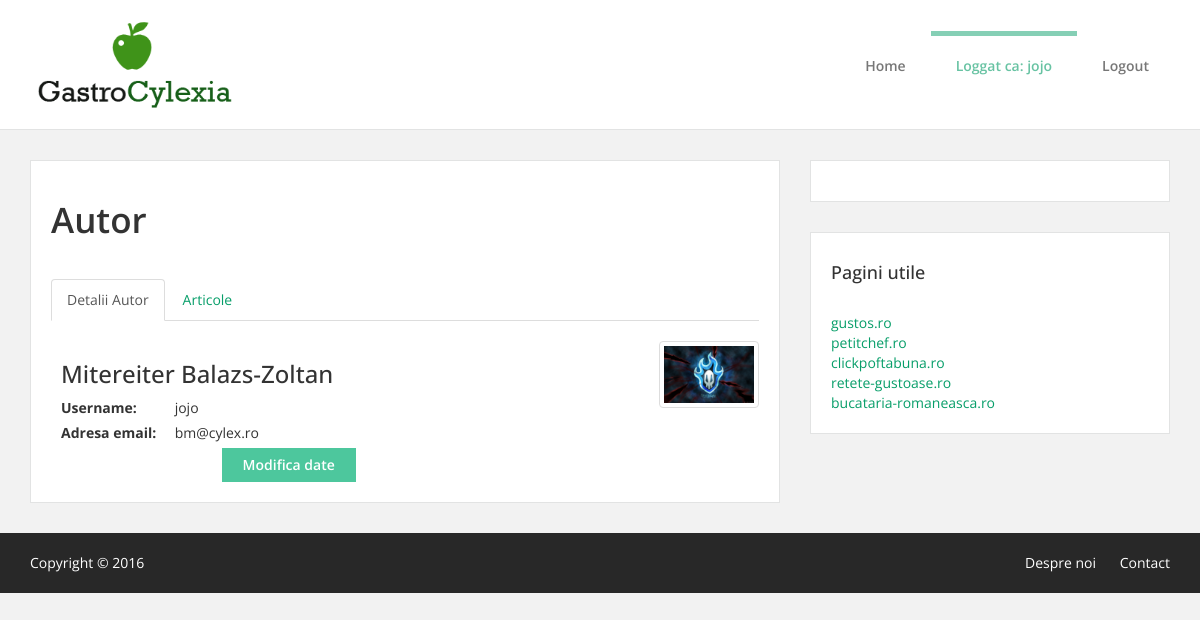
The app's page /autor.php (signed in) with its own data.
### tables this page shows
CREATE TABLE IF NOT EXISTS `autori` (
  `ID` int(11) NOT NULL AUTO_INCREMENT,
  `nume` varchar(80) NOT NULL,
  `email` varchar(254) NOT NULL,
  `user` varchar(80) NOT NULL,
  `parola` varchar(100) NOT NULL,
  `caleImg` varchar(260) DEFAULT NULL,
  PRIMARY KEY (`ID`),
  UNIQUE KEY `email` (`email`,`user`)
);

### inc/db.php (called while the page is built, shortened)
<?php
function db_select(PDO $connection, $statement, array $params = array())
{
    $stmt = $connection->prepare($statement);
    $stmt->execute($params);
    $result = $stmt->fetchAll();
    return $result;
}

### templates/autor_tpl.php (the view, shortened to what this page needs)
<ul class="nav nav-tabs" role="tablist">
    <li role="presentation" class="active"><a href="#author" aria-controls="author" role="tab" data-toggle="tab">Detalii Autor</a></li>
    <li role="presentation"><a href="#author-articles" aria-controls="author-articles" role="tab" data-toggle="tab">Articole</a></li>
</ul>
<br>
<div class="tab-content">
    <div role="tabpanel" class="tab-pane fade in active" id="author">
        <div id="autor-details-container" class="row">
            <div class="col-md-4 col-md-push-8 text-right">
                <a href="<?php echo $caleImgAutor ?>"><img src= "<?php echo $caleImgAutor ?>" class="img-thumbnail"></a>
            </div>
            <div class="col-md-8 col-md-pull-4">
                <h3><?php echo $numeAutor ?></h3>
                <div><label class="column-equal">Username: </label> <?php echo $username ?></div>
                <div><label class="column-equal">Adresa email: </label> <?php echo $email ?></div>
                <?php if($ID == $_SESSION['userID']): ?><div class="text-center"><a href="adaugare_aut.php" class="btn"> Modifica date </a></div><?php endif;?>
            </div>
        </div>
    </div>
</div>

### public/css/style.css (style rules this page uses)
body { background-color: #F2F2F2; font-family: 'Open Sans', sans-serif; }
a { color: #079E69; outline: none !important; }
img { max-width: 100%; width: auto; }
.btn, .btn .btn-primary { background-color: #4DC79D; color: #fff; border-radius: 0px; border: 1px solid #4DC79D; padding-left: 20px; padding-right: 20px; font-weight: 600; }
#autor-details-container { padding-left: 10px; }
.img-thumbnail { max-width: 100px; }
.column-equal { min-width: 110px; }

### records on screen
autori: caleImg (picture), nume "Mitereiter Balazs-Zoltan", user "jojo", email "bm@cylex.ro"

### other values on screen
$_SESSION['user'] "jojo"
$page_title "Autor"
$content "gustos.ro petitchef.ro clickpoftabuna.ro retete-gustoase.ro bucataria-romaneasca.ro Despre noi Contact"
